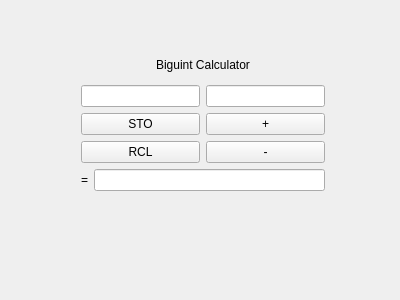
<?xml version="1.0" encoding="UTF-8"?>
<ui version="4.0">
 <class>Calculator</class>
 <widget class="QWidget" name="Calculator">
  <property name="geometry">
   <rect>
    <x>0</x>
    <y>0</y>
    <width>400</width>
    <height>300</height>
   </rect>
  </property>
  <property name="windowTitle">
   <string>Calculator</string>
  </property>
  <widget class="QWidget" name="">
   <property name="geometry">
    <rect>
     <x>70</x>
     <y>40</y>
     <width>266</width>
     <height>162</height>
    </rect>
   </property>
   <layout class="QVBoxLayout" name="verticalLayout_4">
    <item alignment="Qt::AlignHCenter|Qt::AlignVCenter">
     <widget class="QLabel" name="label">
      <property name="text">
       <string>Biguint Calculator</string>
      </property>
     </widget>
    </item>
    <item>
     <layout class="QVBoxLayout" name="verticalLayout_3">
      <item>
       <layout class="QHBoxLayout" name="horizontalLayout_3">
        <item>
         <widget class="QLineEdit" name="a_lineEdit"/>
        </item>
        <item>
         <widget class="QLineEdit" name="b_lineEdit"/>
        </item>
       </layout>
      </item>
      <item>
       <layout class="QHBoxLayout" name="horizontalLayout_2">
        <item>
         <layout class="QVBoxLayout" name="verticalLayout">
          <item>
           <widget class="QPushButton" name="store_pushButton">
            <property name="text">
             <string>STO</string>
            </property>
           </widget>
          </item>
          <item>
           <widget class="QPushButton" name="recall_pushButton">
            <property name="text">
             <string>RCL</string>
            </property>
           </widget>
          </item>
         </layout>
        </item>
        <item>
         <layout class="QVBoxLayout" name="verticalLayout_2">
          <item>
           <widget class="QPushButton" name="plus_pushButton">
            <property name="text">
             <string>+</string>
            </property>
           </widget>
          </item>
          <item>
           <widget class="QPushButton" name="minus_pushButton">
            <property name="text">
             <string>-</string>
            </property>
           </widget>
          </item>
         </layout>
        </item>
       </layout>
      </item>
      <item>
       <layout class="QHBoxLayout" name="horizontalLayout">
        <item>
         <widget class="QLabel" name="equal_label">
          <property name="text">
           <string>=</string>
          </property>
         </widget>
        </item>
        <item>
         <widget class="QLineEdit" name="r_lineEdit"/>
        </item>
       </layout>
      </item>
     </layout>
    </item>
   </layout>
  </widget>
 </widget>
 <layoutdefault spacing="6" margin="11"/>
 <resources/>
 <connections/>
</ui>
